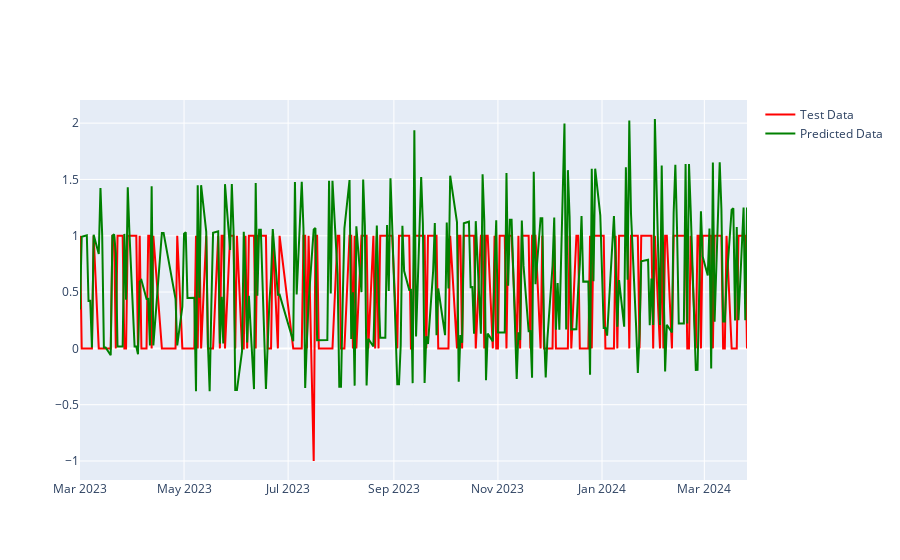

Source (notebook cell):
### Code cell
import plotly.graph_objects as go


fig = go.Figure()


fig.add_scatter(x=test["Date"], y=test["change_percentage"], mode="lines", name="Test Data", line_color="red")


fig.add_scatter(x=test["Date"], y=test["pred"], mode="lines", name="Predicted Data", line_color="green")

fig.show()

### Figure 1 — Plotly figure (JSON) as saved in the notebook; plotly's stock layout.template omitted (floating-point values rounded to 4 significant figures; data arrays with more than 128 entries replaced by an {"elided": "..."} marker saying what was removed)
{"data": [{"line": {"color": "red"}, "mode": "lines", "name": "Test Data", "type": "scatter", "x": {"elided": "261 str values"}, "y": {"elided": "261 int values"}}, {"line": {"color": "green"}, "mode": "lines", "name": "Predicted Data", "type": "scatter", "x": {"elided": "261 str values"}, "y": {"elided": "261 float values"}}], "layout": {}}
